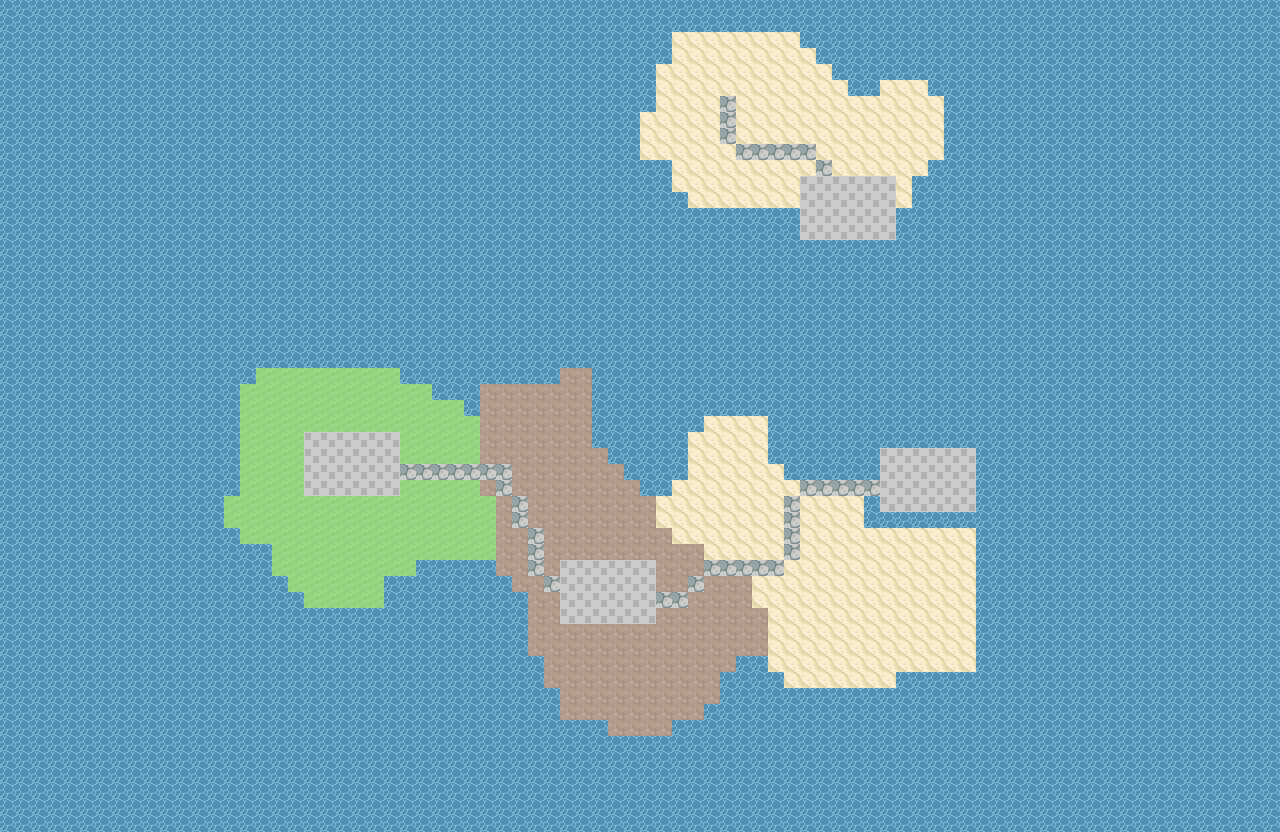

This game map was drawn from its Tiled (.tmx) file and the tilesets committed beside it. A one-line description and the trimmed map source follow:
An orthogonal 80x52 tile map with 16x16 px tiles, 4 tile layers (Calque de Tuiles 1, map, road, town).

<map version="1.9" tiledversion="1.9.2" orientation="orthogonal" renderorder="right-down" width="80" height="52" tilewidth="16" tileheight="16" infinite="0" nextlayerid="5" nextobjectid="1">
 <tileset firstgid="1" source="pokemon_style.tsx" />
 <layer id="1" name="Calque de Tuiles 1" width="80" height="52">
  <data>[4160 cells, 4160 non-empty, 1 distinct tile ids]</data>
 </layer>
 <layer id="2" name="map" width="80" height="52">
  <data>[4160 cells, 820 non-empty, 3 distinct tile ids]</data>
 </layer>
 <layer id="4" name="road" width="80" height="52">
  <data>[4160 cells, 52 non-empty, 1 distinct tile ids]</data>
 </layer>
 <layer id="3" name="town" width="80" height="52">
  <data>[4160 cells, 96 non-empty, 2 distinct tile ids]</data>
 </layer>
</map>
